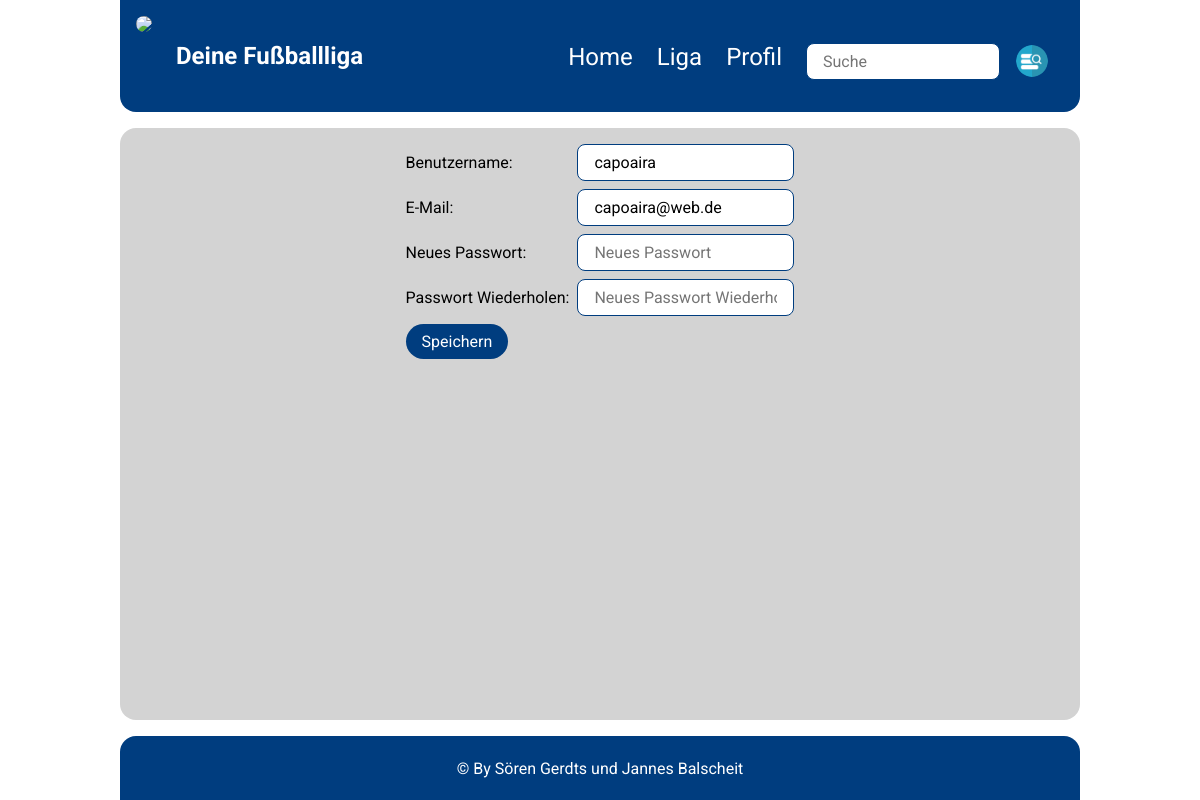
Before: /profil/bearbeiten.php?id=2 (signed in) with the older database file.
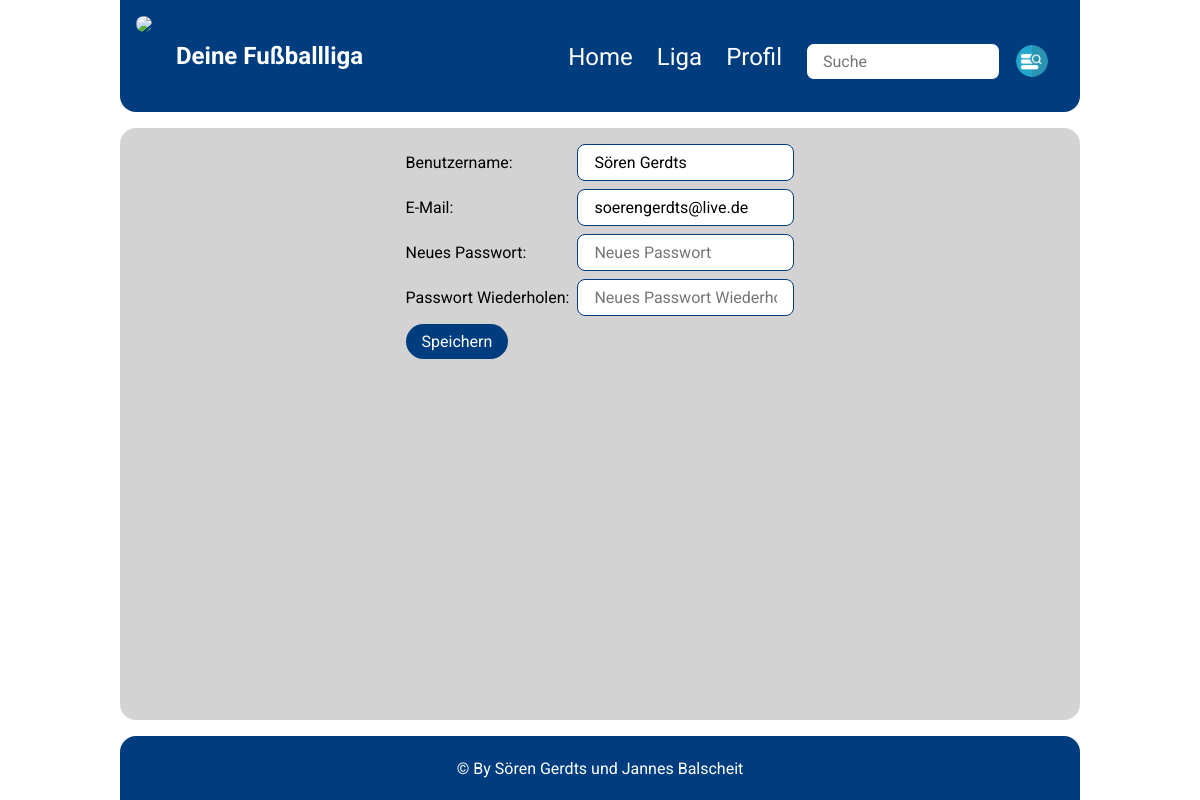
After: the same page with the newer database file.
### tables this page shows
CREATE TABLE `user` (
  `userId` int(11) NOT NULL,
  `username` varchar(255) NOT NULL,
  `email` varchar(255) NOT NULL,
  `passwort` text NOT NULL,
  `profilbild` varchar(255) NOT NULL,
  `status` varchar(255) NOT NULL,
  `createdAt` date NOT NULL DEFAULT current_timestamp()
);

### profil/bearbeiten.php (the view, shortened to what this page needs)
<!DOCTYPE html>
<?php
	require_once('../inc/dbconnect.php');
	$isAdmin = isset($_SESSION['status'])  && $_SESSION['status'] == 'admin';
	$darfBearbeiten = $isAdmin || (isset($_GET['id']) && $_GET['id'] == $_SESSION['userId']);
?>
<html>
	<head>
		<link rel="stylesheet" href="/ligatabelle/css/style.css">
		<link rel="stylesheet" href="/ligatabelle/css/form.css">
	</head>
	</head>
	<body>
		<?php include('../inc/header.php'); ?>
		<div id="content">
			<?php
				if ($darfBearbeiten) {
					$userId = $_GET['id'];
					$query = mysqli_query($db, "SELECT * FROM user WHERE userId = '$userId'");
					if ($row = mysqli_fetch_object($query)) {
						$username = $row->username;
						$email = $row->email;
					}
			?>
			<form action="php/bearbeiten.php" method="POST" enctype="multipart/form-data">
				<label for="benutzername">Benutzername:</label>
				<input type="text" id="benutzername" placeholder="Benutzername" value="<?=$username;?>" name="benutzername" required>
				<label for="email">E-Mail: </label>
				<input type="email" id="email" placeholder="E-Mail" value="<?=$email;?>" name="email" required>
				<label for="neuPW">Neues Passwort: </label>
				<input type="password" id="neuPW" placeholder="Neues Passwort" name="neuPW">
				<label for="neuPWWdhl">Passwort Wiederholen: </label>
				<input type="password" id="neuPWWdhl" placeholder="Neues Passwort Wiederholen" name="neuPWWdhl">
				<button id="submit" name="submit">Speichern</button>
			</form>
			<?php
				} else {
					echo '<p><p><a href="login.php">Melde dich an</a>, um dein Profil zu sehen</p>';
				}
			?>
		</div>
		<?php include_once('../inc/footer.php'); ?>
	</body>
</html>

Changed rows visible on the page:
changed user: benutzername "capoaira" → "Sören Gerdts"; email "capoaira@web.de" → "soerengerdts@live.de"
